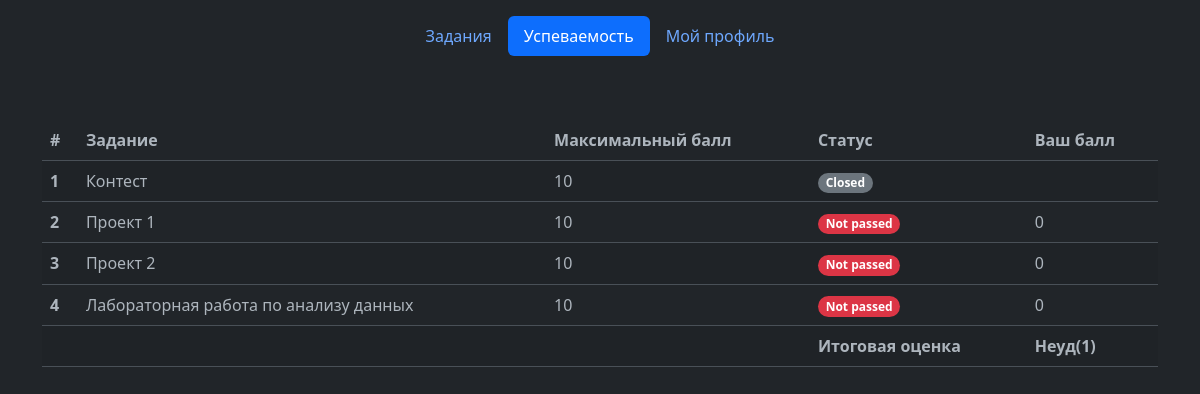
/scores/ (signed in), run on an earlier commit of the app's database.
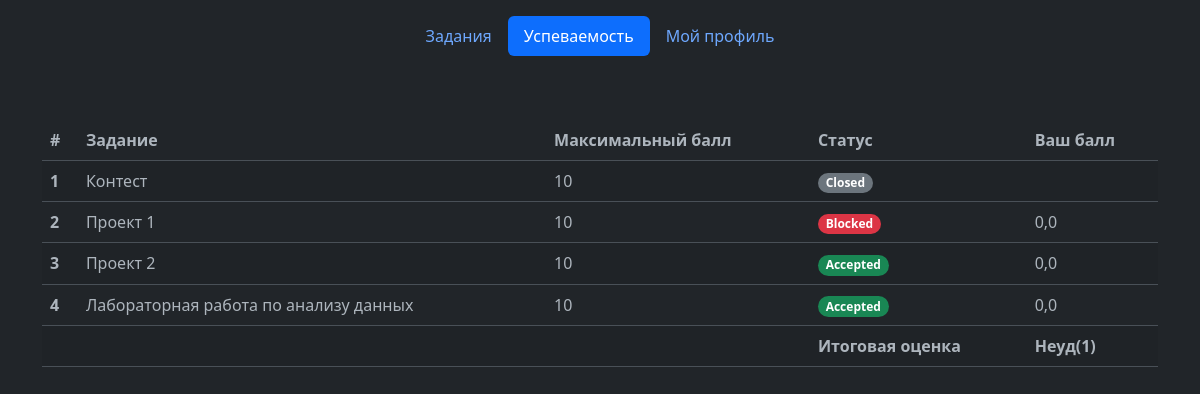
And on a later commit of the database.
### tasks/models.py (models this page shows)
class Project1(models.Model):
    user_id = models.IntegerField(null=True)
    user_name = models.CharField(max_length=30, null=True, verbose_name="Фамилия и имя")
    link = models.URLField(max_length = 200, null=True, verbose_name="Ссылка")
    STATUS_CHOICES = (
        ("Сhecking", "Сhecking"),
        ("Rework", "Rework"),
        ("BLOCKED", "BLOCKED"),
        ("Accepted", "Accepted"),
    )
    status = models.CharField(
        max_length=30,
        choices=STATUS_CHOICES,
        default="Сhecking",
        verbose_name="Статус",
    )
    checker = checker = models.CharField(
        max_length=30,
        default='',
        verbose_name="Проверяющий",
    )
    score = models.FloatField(null=True,
                              verbose_name="Баллы")
    class Meta:
        verbose_name = "Проект 1"
        verbose_name_plural = "Проект 1"

class Project2(models.Model):
    user_id = models.IntegerField(null=True)
    user_name = models.CharField(max_length=30, null=True, verbose_name="Фамилия и имя")
    link = models.URLField(max_length = 200, null=True, verbose_name="Ссылка")
    STATUS_CHOICES = (
        ("Сhecking", "Сhecking"),
        ("Rework", "Rework"),
        ("BLOCKED", "BLOCKED"),
        ("Accepted", "Accepted"),
    )
    status = models.CharField(
        max_length=30,
        choices=STATUS_CHOICES,
        default="Сhecking",
        verbose_name="Статус",
    )
    checker = checker = models.CharField(
        max_length=30,
        default='',
        verbose_name="Проверяющий",
    )
    score = models.FloatField(null=True,
                              verbose_name="Баллы")
    class Meta:
        verbose_name = "Проект 2"
        verbose_name_plural = "Проект 2"

class Lab(models.Model):
    user_id = models.IntegerField(null=True)
    user_name = models.CharField(max_length=30, null=True, verbose_name="Фамилия и имя")
    link = models.URLField(max_length = 200, null=True, verbose_name="Ссылка")
    STATUS_CHOICES = (
        ("Сhecking", "Сhecking"),
        ("Rework", "Rework"),
        ("BLOCKED", "BLOCKED"),
        ("Accepted", "Accepted"),
    )
    status = models.CharField(
        max_length=30,
        choices=STATUS_CHOICES,
        default="Сhecking",
        verbose_name="Статус",
    )
    checker = checker = models.CharField(
        max_length=30,
        default='',
        verbose_name="Проверяющий",
    )
    score = models.FloatField(null=True,
                              verbose_name="Баллы")
    class Meta:
        verbose_name = "Лабораторная работа"
        verbose_name_plural = "Лабораторная работа"

### scores/views.py (the view)
# urls.py: path('', views.scores_list, name='scores_list'),
@login_required
def scores_list(request):
    score_1 = Project1.objects.filter(user_id=request.user.id)[0].score if (
                    len(Project1.objects.filter(user_id=request.user.id))!=0) else 0
    score_2 = Project2.objects.filter(user_id=request.user.id)[0].score if (
                    len(Project2.objects.filter(user_id=request.user.id)) != 0) else 0
    score_lab = Lab.objects.filter(user_id=request.user.id)[0].score if (
                len(Lab.objects.filter(user_id=request.user.id)) != 0) else 0
    status_1 = Project1.objects.filter(user_id=request.user.id)[0].status if (len(Project1.objects.filter(user_id=request.user.id))!=0) else ''
    status_2 = Project2.objects.filter(user_id=request.user.id)[0].status if (
                    len(Project2.objects.filter(user_id=request.user.id)) != 0) else ''
    status_lab = Lab.objects.filter(user_id=request.user.id)[0].status if (
                len(Lab.objects.filter(user_id=request.user.id)) != 0) else ' '
    data = {
        'contest' : Task.objects.filter(task_type="1")[0],
        'project_1_score' : score_1,
        'project_1_status': status_1,
        'project_2_score': score_2,
        'project_2_status': status_2,
        'lab_score': score_lab,
        'lab_status': status_lab,
        'total_score' : score_1 + score_2 + score_lab if (status_1 == 'Accepted' and
                                                          status_2 == 'Accepted' and
                                                          status_lab == 'Accepted') else 'Неуд(1)', ## ATTENTION! Here is Total mark for the course
    }
    return render(request,
                  'scores/scores.html',
                  context=data,
                  )

### templates/scores/scores.html (shortened to what this page needs)
<!doctype html>
<html lang="ru" data-bs-theme="dark">
  <head>
    <link href="https://cdn.jsdelivr.net/npm/bootstrap@5.3.0/dist/css/bootstrap.min.css" rel="stylesheet">
  </head>
  <body>
    <div class="container">
      <header class="d-flex justify-content-center py-3">
        <ul class="nav nav-pills">
          <li class="nav-item">
            <a class="nav-link" href="/tasks/">Задания</a>
          </li>
          <li class="nav-item">
            <a class="nav-link  active " href="/scores/">Успеваемость</a>
          </li>
          <li class="nav-item">
            <a class="nav-link " aria-current="page" href="/accounts/profile/">Мой профиль</a>
          </li>
        </ul>
      </header>
    </div>
    <link href="https://cdn.jsdelivr.net/npm/bootstrap@5.3.0/dist/css/bootstrap.min.css" rel="stylesheet">
  </head>
  <body>
  <div class="container mt-5">
    <table class="table table-striped">
      <thead>
        <tr>
          <th scope="col">#</th>
          <th scope="col">Задание</th>
          <th scope="col">Maксимальный балл</th>
          <th scope="col">Статус</th>
          <th scope="col">Ваш балл</th>
        </tr>
      </thead>
      <tbody>
        <tr>
          <th scope="row">1</th>
          <td>Контест</td>
          <td>10</td>
          <td>{% if contest.publish and not contest.finished %}
              <span class="badge rounded-pill text-bg-secondary">Open</span>
              {% elif contest.finished %}
              <span class="badge rounded-pill text-bg-secondary">Closed</span>
              {% else %}
              <span class="badge rounded-pill text-bg-secondary">Not started</span>
              {% endif %}
          </td>
          <td></td>
        </tr>
        <tr>
          <th scope="row">2</th>
          <td>Проект 1</td>
          <td>10</td>
          <td> {% if project_1_status == 'Accepted' %} <span class="badge rounded-pill text-bg-success">Accepted</span> </td>
          {% elif project_1_status == 'Сhecking' %} <span class="badge rounded-pill text-bg-secondary">Checking</span> </td>
          {% elif project_1_status == 'Rework' %} <span class="badge rounded-pill text-bg-warning">Rework</span> </td>
          {% elif project_1_status == 'BLOCKED' %} <span class="badge rounded-pill text-bg-danger">Blocked</span> </td>
          {% else %} <span class="badge rounded-pill text-bg-danger">Not passed</span>
          {% endif %}
          <td> {{ project_1_score }} </td>
        </tr>
        <tr>
          <th scope="row">3</th>
          <td>Проект 2</td>
          <td>10</td>
          <td> {% if project_2_status == 'Accepted' %} <span class="badge rounded-pill text-bg-success">Accepted</span> </td>
          {% elif project_2_status == 'Сhecking' %} <span class="badge rounded-pill text-bg-secondary">Checking</span> </td>
          {% elif project_2_status == 'Rework' %} <span class="badge rounded-pill text-bg-warning">Rework</span> </td>
          {% elif project_2_status == 'BLOCKED' %} <span class="badge rounded-pill text-bg-danger">Blocked</span> </td>
          {% else %} <span class="badge rounded-pill text-bg-danger">Not passed</span>
          {% endif %}
          <td> {{ project_2_score }} </td>
        </tr>
        <tr>
          <th scope="row">4</th>
          <td>Лабораторная работа по анализу данных</td>
          <td>10</td>
          <td> {% if lab_status == 'Accepted' %} <span class="badge rounded-pill text-bg-success">Accepted</span> </td>
          {% elif lab_status == 'Сhecking' %} <span class="badge rounded-pill text-bg-secondary">Checking</span> </td>
          {% elif lab_status == 'BLOCKED' %} <span class="badge rounded-pill text-bg-danger">Blocked</span> </td>
          {% elif lab_status == 'Rework' %} <span class="badge rounded-pill text-bg-warning">Rework</span> </td>
          {% else %} <span class="badge rounded-pill text-bg-danger">Not passed</span>
          {% endif %}
          <td> {{ lab_score }} </td>
        </tr>
        <tr>
          <th scope="row"></th>
          <th scope="row"></th>
          <th scope="row"></th>
          <th scope="row">Итоговая оценка</th>
          <th scope="row">{{ total_score }}</th>
        </tr>
      </tbody>
    </table>
  </div>
  </body>
</html>

What changed in the data, as far as the page shows it:
added Project1: score "0,0"
added Project2: score "0,0"
added Lab: score "0,0"
Also different on the page:
{{ project_1_score }}: "0" → (not shown)
{{ project_2_score }}: "0" → (not shown)
{{ lab_score }}: "0" → (not shown)
text no longer shown: "Not passed Not passed Not passed"
text now shown: "Blocked Accepted Accepted"
